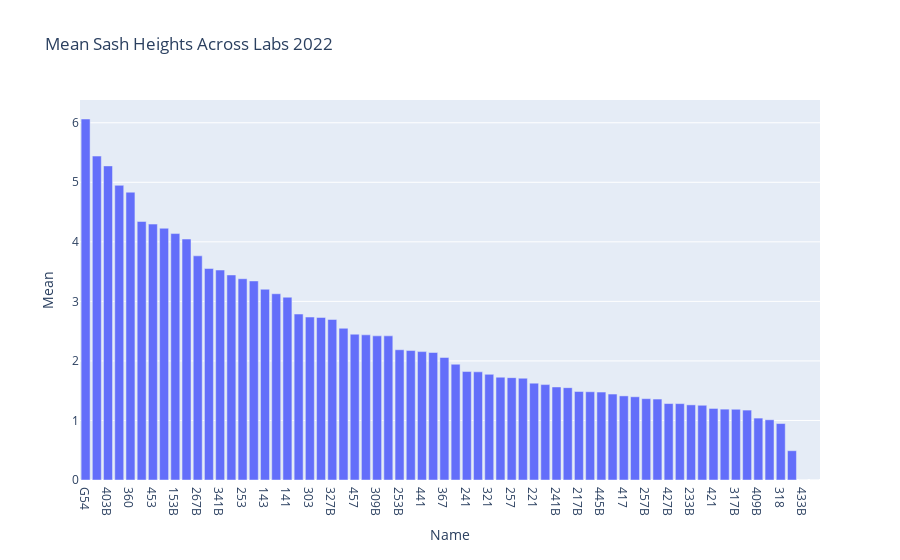
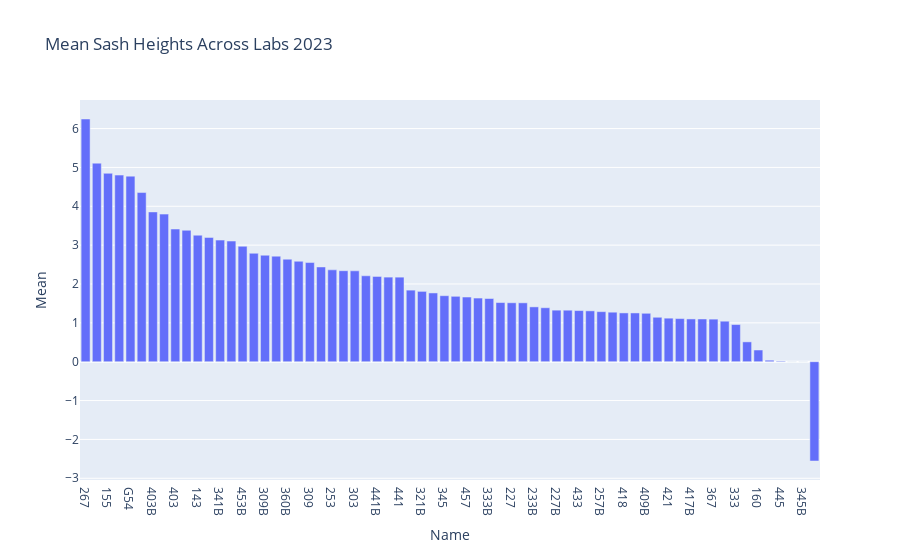

The notebook cell these images were saved under, in order:
### Code cell
# ndf_sorted_mean_22 = ndf_22.sort_values(by="Mean", ascending=False)
# fig = px.bar(ndf_sorted_mean_22, x = "Name", y = "Mean",title="Mean Sash Heights Across Labs 2022")
# #fig.write_image("C:\\Users\\Rob\\Desktop\\ESW\\Fume\\energy_across_labs.png",scale=4)
# fig.show()

# ndf_sorted_mean_23 = ndf_23.sort_values(by="Mean", ascending=False)
# fig = px.bar(ndf_sorted_mean_23, x = "Name", y = "Mean",title="Mean Sash Heights Across Labs 2023")
# #fig.write_image("C:\\Users\\Rob\\Desktop\\ESW\\Fume\\energy_across_labs.png",scale=4)
# fig.show()

### Figure 1 — Plotly figure (JSON) as saved in the notebook; plotly's stock layout.template omitted (floating-point values rounded to 4 significant figures)
{"data": [{"alignmentgroup": "True", "hovertemplate": "Name=%{x}<br>Mean=%{y}<extra></extra>", "legendgroup": "", "marker": {"color": "#636efa", "pattern": {"shape": ""}}, "name": "", "offsetgroup": "", "orientation": "v", "showlegend": false, "textposition": "auto", "type": "bar", "x": ["G54", "327", "403B", "155", "360", "267", "453", "403", "153B", "147B", "267B", "360B", "341B", "341", "253", "453B", "143", "153", "141", "260", "303", "433", "327B", "457B", "457", "409", "309B", "309", "253B", "260B", "441", "321B", "367", "227", "241", "445", "321", "333B", "257", "303B", "221", "233", "241B", "227B", "217B", "367B", "445B", "317", "417", "421B", "257B", "418", "427B", "441B", "233B", "345", "421", "417B", "317B", "221B", "409B", "333", "318", "160", "433B", "345B"], "xaxis": "x", "y": [6.063, 5.44, 5.275, 4.949, 4.834, 4.342, 4.298, 4.228, 4.139, 4.047, 3.765, 3.552, 3.527, 3.444, 3.38, 3.343, 3.204, 3.128, 3.07, 2.787, 2.737, 2.73, 2.696, 2.548, 2.449, 2.438, 2.421, 2.421, 2.187, 2.174, 2.156, 2.141, 2.058, 1.944, 1.821, 1.817, 1.775, 1.727, 1.719, 1.709, 1.627, 1.602, 1.563, 1.551, 1.486, 1.482, 1.476, 1.443, 1.413, 1.398, 1.366, 1.36, 1.284, 1.283, 1.262, 1.255, 1.202, 1.19, 1.188, 1.174, 1.04, 1.011, 0.9481, 0.492, 0, 0], "yaxis": "y"}], "layout": {"barmode": "relative", "legend": {"tracegroupgap": 0}, "title": {"text": "Mean Sash Heights Across Labs 2022"}, "xaxis": {"anchor": "y", "domain": [0, 1], "title": {"text": "Name"}}, "yaxis": {"anchor": "x", "domain": [0, 1], "title": {"text": "Mean"}}}}

### Figure 2 — Plotly figure (JSON) as saved in the notebook; plotly's stock layout.template omitted (floating-point values rounded to 4 significant figures)
{"data": [{"alignmentgroup": "True", "hovertemplate": "Name=%{x}<br>Mean=%{y}<extra></extra>", "legendgroup": "", "marker": {"color": "#636efa", "pattern": {"shape": ""}}, "name": "", "offsetgroup": "", "orientation": "v", "showlegend": false, "textposition": "auto", "type": "bar", "x": ["267", "360", "155", "327", "G54", "267B", "403B", "453", "403", "147B", "143", "341", "341B", "257", "453B", "153", "309B", "141", "360B", "327B", "309", "457B", "253", "260", "303", "153B", "441B", "260B", "441", "303B", "321B", "253B", "345", "221B", "457", "241B", "333B", "321", "227", "233", "233B", "221", "227B", "421B", "433", "417", "257B", "427B", "418", "317", "409B", "241", "421", "217B", "417B", "317B", "367", "318", "333", "367B", "160", "445B", "445", "433B", "345B", "409"], "xaxis": "x", "y": [6.246, 5.11, 4.849, 4.803, 4.776, 4.353, 3.855, 3.798, 3.415, 3.382, 3.256, 3.199, 3.13, 3.105, 2.971, 2.791, 2.74, 2.717, 2.638, 2.585, 2.552, 2.438, 2.364, 2.342, 2.339, 2.211, 2.196, 2.177, 2.176, 1.842, 1.81, 1.77, 1.699, 1.683, 1.664, 1.638, 1.627, 1.522, 1.517, 1.515, 1.411, 1.389, 1.327, 1.326, 1.316, 1.309, 1.288, 1.274, 1.255, 1.255, 1.246, 1.144, 1.12, 1.11, 1.101, 1.1, 1.095, 1.042, 0.9559, 0.5106, 0.3011, 0.03845, 0.017, 0, 0, -2.555], "yaxis": "y"}], "layout": {"barmode": "relative", "legend": {"tracegroupgap": 0}, "title": {"text": "Mean Sash Heights Across Labs 2023"}, "xaxis": {"anchor": "y", "domain": [0, 1], "title": {"text": "Name"}}, "yaxis": {"anchor": "x", "domain": [0, 1], "title": {"text": "Mean"}}}}
